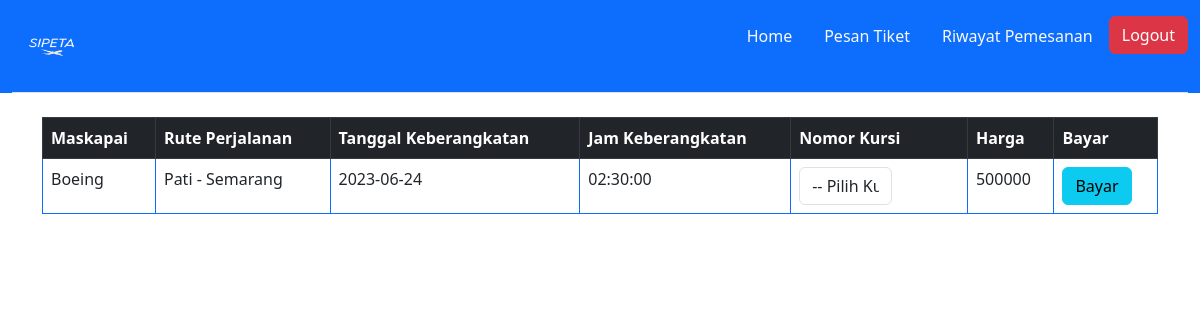
The app's page /customer/transaksi.php?id=1 with its own data.
### tables this page shows
CREATE TABLE `pesanan_tiket` (
  `id_pwt` int(11) NOT NULL,
  `nama_pwt` text NOT NULL,
  `kota_brkt` text NOT NULL,
  `tujuan` text NOT NULL,
  `tgl_brkt` date NOT NULL,
  `jam_brkt` time NOT NULL,
  `harga_tiket` int(11) NOT NULL
);

### customer/transaksi.php (the view, shortened to what this page needs)
<!DOCTYPE html>
<html lang="en">
<head>
    <link href="https://cdn.jsdelivr.net/npm/bootstrap@5.3.0/dist/css/bootstrap.min.css" rel="stylesheet">
</head>
<body>
    <?php
    require_once "../connection/conn.php";
    $id = $_GET['id'];
    $queryShow = "SELECT * FROM pesanan_tiket WHERE id_pwt = $id";
    $show = mysqli_query($conn, $queryShow);
    $data = mysqli_fetch_assoc($show);
    ?>
    <div class="container-fluid bg-primary" style="width: 100%;">
        <header class="d-flex flex-wrap justify-content-center py-3 mb-4 border-bottom">
            <a href="/" class="d-flex align-items-center mb-3 mb-md-0 me-md-auto link-body-emphasis text-decoration-none">
                <img src="../assets/logo.png" alt="Logo" width="80" height="60" class="bi me-0 d-inline-block align-text-top">
            </a>
            <ul class="nav nav-pills">
                <li class="nav-item">
                    <a href="home.php" class="nav-link text-light">Home</a>
                </li>
                <li class="nav-item">
                    <a href="pesan.php" class="nav-link text-light">Pesan Tiket</a>
                </li>
                <li class="nav-item">
                    <a href="riwayat.php" class="nav-link text-light">Riwayat Pemesanan</a>
                </li>
                <li class="nav-item">
                    <a href="../logout.php" class="btn btn-danger">Logout</a>
                </li>
            </ul>
        </header>
    </div>
    <div class="container">
        <div class="row">
            <div class="col">
                <table class="table p-3 table-bordered border-primary">
                    <thead class="table-dark">
                        <tr>
                            <th>Maskapai</th>
                            <th>Rute Perjalanan</th>
                            <th>Tanggal Keberangkatan</th>
                            <th>Jam Keberangkatan</th>
                            <th>Nomor Kursi</th>
                            <th>Harga</th>
                            <th>Bayar</th>
                        </tr>
                    </thead>
                    <tbody>
                        <tr>
                            <td><?= $data["nama_pwt"]; ?></td>
                            <td><?= $data["kota_brkt"]; ?> - <?= $data["tujuan"]; ?></td>
                            <td><?= $data["tgl_brkt"]; ?></td>
                            <td><?= $data["jam_brkt"]; ?></td>
                            <td>
                                <form action="transaksi.php?id=<?= $data["id_pwt"]; ?>" method="post">
                                    <div class="col-sm-7">
                                        <select class="form-control" name="no_kursi" id="no_kursi">
                                            <option value="null" class="w-50" required>-- Pilih Kursi --</option>
                                        </select>
                                    </div>
                            </td>
                            <td><?= $data["harga_tiket"]; ?></td>
                            <td>
                                <button type="submit" class="btn btn-info" name="submit">Bayar</button>
                            </td>
                        </tr>
                    </tbody>
                </table>
            </div>
        </div>
    </div>
</body>
</html>

### records on screen
pesanan_tiket: nama_pwt "Boeing", kota_brkt "Pati", tujuan "Semarang", tgl_brkt "2023-06-24", jam_brkt "02:30:00", harga_tiket "500000"
